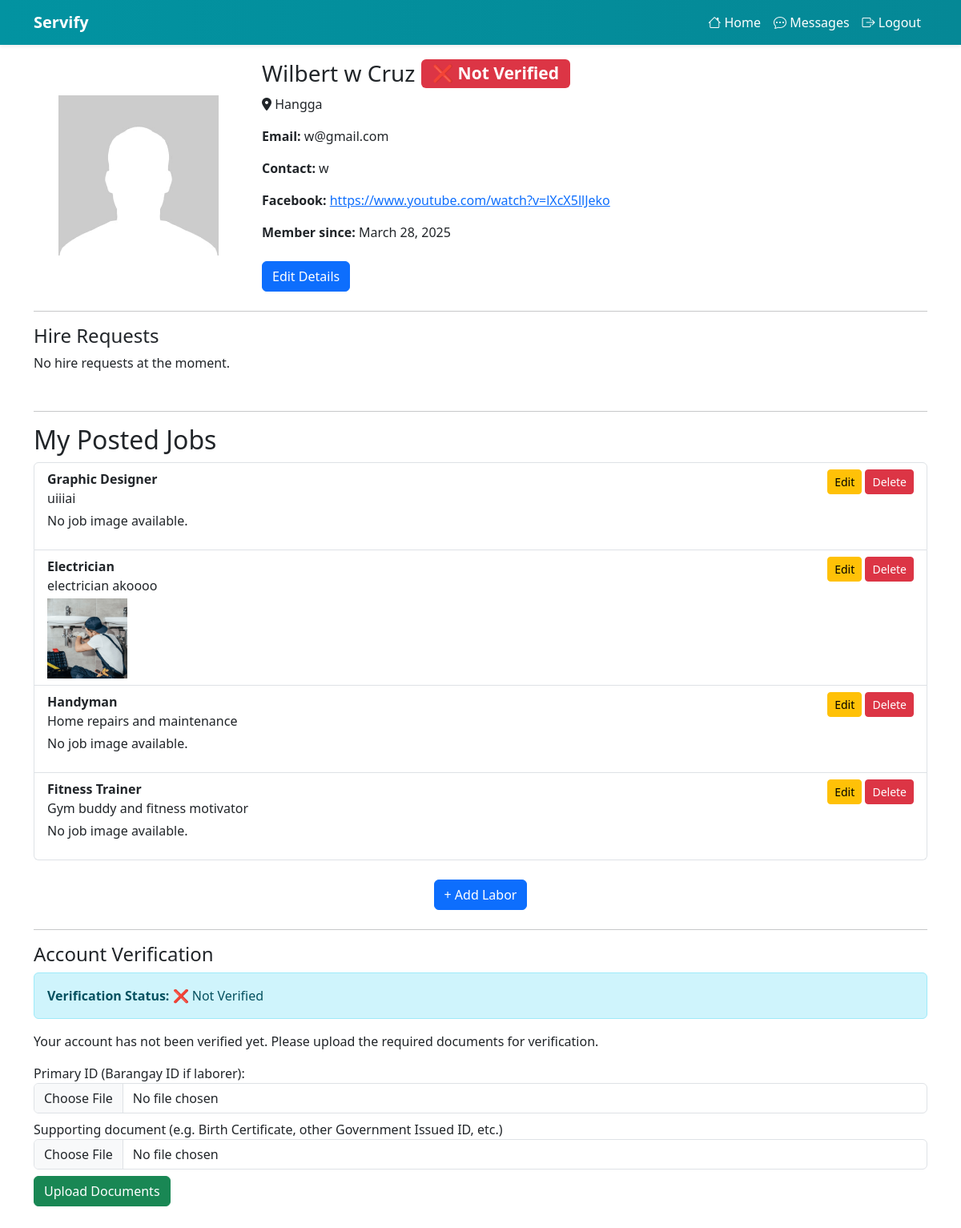
The app's page /servify/view/profile.php (signed in) with its own data.
### tables this page shows
CREATE TABLE `users` (
  `user_id` int(11) NOT NULL,
  `firstname` varchar(255) NOT NULL,
  `middlename` varchar(255) NOT NULL,
  `lastname` varchar(255) NOT NULL,
  `fb_link` varchar(255) NOT NULL,
  `location` varchar(100) NOT NULL,
  `date_created` date NOT NULL,
  `email` varchar(255) NOT NULL,
  `password` varchar(255) NOT NULL,
  `contact` varchar(255) NOT NULL,
  `role` varchar(255) NOT NULL,
  `rating` int(11) NOT NULL,
  `credit_score` int(11) NOT NULL,
  `is_verified` tinyint(1) NOT NULL DEFAULT 0,
  `profile_picture` varchar(255) NOT NULL
);

CREATE TABLE `user_jobs` (
  `user_job_id` int(11) NOT NULL,
  `user_id` int(10) UNSIGNED NOT NULL,
  `job_id` int(10) UNSIGNED NOT NULL,
  `job_description` varchar(255) NOT NULL,
  `job_image` varchar(255) NOT NULL
);

CREATE TABLE `jobs` (
  `job_id` int(11) NOT NULL,
  `job_name` varchar(255) NOT NULL,
  `job_description` varchar(255) NOT NULL,
  `job_image` varchar(255) DEFAULT NULL
);

### servify/controls/hire_functions.php (called while the page is built, shortened)
<?php
function getHiresForUser($conn, $user_id, $role = 'laborer') {
    if ($role === 'laborer') {
        $sql = "SELECT h.*,
                       u.firstname AS employer_firstname,
                       u.middlename AS employer_middlename,
                       u.lastname AS employer_lastname
                FROM hires h
                JOIN users u ON h.employer_id = u.user_id
                WHERE h.laborer_id = ?
                ORDER BY h.created_at DESC";
    }
    $stmt = $conn->prepare($sql);
    $stmt->bind_param("i", $user_id);
    $stmt->execute();
    return $stmt->get_result();
}
?>

### servify/view/profile.php (the view, shortened to what this page needs)
<?php
include '../controls/connection.php';
include '../controls/hire_functions.php';
$user_id = $_SESSION['user_id'];
$is_logged_in = isset($_SESSION['user_id']);
$sql = "SELECT firstname, middlename, lastname, fb_link, email, location, date_created, contact,
               COALESCE(is_verified, 0) AS is_verified, profile_picture, role
        FROM users
        WHERE user_id = ?";
$stmt = $conn->prepare($sql);
$stmt->bind_param("i", $user_id);
$stmt->execute();
$result = $stmt->get_result();
if ($result->num_rows > 0) {
    $row = $result->fetch_assoc();
} else {
    echo "User details not found.";
    exit();
}
$job_sql = "SELECT jobs.job_id, jobs.job_name, user_jobs.job_description, user_jobs.job_image
            FROM jobs
            INNER JOIN user_jobs ON jobs.job_id = user_jobs.job_id
            WHERE user_jobs.user_id = ?";
$job_stmt = $conn->prepare($job_sql);
$job_stmt->bind_param("i", $user_id);
$job_stmt->execute();
$job_result = $job_stmt->get_result();
$hire_requests = getHiresForUser($conn, $user_id, 'laborer');
?>
<!DOCTYPE html>
<html lang="en">
<head>
  <link rel="stylesheet" href="../styles/view_profile.css">
  <link rel="stylesheet" href="https://cdnjs.cloudflare.com/ajax/libs/font-awesome/6.5.1/css/all.min.css">
  <link rel="stylesheet" href="https://cdn.jsdelivr.net/npm/bootstrap-icons@1.11.3/font/bootstrap-icons.min.css">
  <link rel="stylesheet" href="https://cdn.jsdelivr.net/npm/bootstrap@5.3.3/dist/css/bootstrap.min.css">
</head>
<body>
  <nav class="navbar navbar-expand-lg fixed-top bg-white shadow-sm">
    <div class="container">
      <a class="navbar-brand" href="../view/index.php">Servify</a>
      <div class="collapse navbar-collapse justify-content-end" id="navbarNav">
        <ul class="navbar-nav">
          <?php if ($is_logged_in): ?>
            <li class="nav-item">
              <a class="nav-link" href="../view/index.php"><i class="bi bi-house"></i> Home</a>
            </li>
            <li class="nav-item">
              <a class="nav-link" href="../view/messages.php"><i class="bi bi-chat-dots"></i> Messages</a>
            </li>
            <li class="nav-item">
              <a class="nav-link" href="../controls/logout.php"><i class="bi bi-box-arrow-right"></i> Logout</a>
            </li>
          <?php else: ?>
            <li class="nav-item"><a class="nav-link" href="../view/signup.php">Sign Up</a></li>
            <li class="nav-item"><a class="nav-link">|</a></li>
            <li class="nav-item"><a class="nav-link" href="../view/login.php">Login</a></li>
          <?php endif; ?>
        </ul>
      </div>
    </div>
  </nav>
  <div class="container mt-2 pt-2">
    <div class="row align-items-center mb-4 mt-5">
      <div class="col-md-3 text-center">
        <img src="../<?php echo htmlspecialchars($row['profile_picture']) ?: 'uploads/profile_pics/default.jpg'; ?>" alt="Profile Picture" class="img-fluid" style="width: 200px; height: 200px; object-fit: cover;">
      </div>
      <div class="col-md-9">
        <h3 class="d-flex align-items-center gap-2">
          <?php echo htmlspecialchars($row['firstname'] . ' ' . $row['middlename'] . ' ' . $row['lastname']); ?>
          <?php if ($row['is_verified']): ?>
            <span class="badge bg-success">✅ Verified</span>
          <?php else: ?>
            <span class="badge bg-danger">❌ Not Verified</span>
          <?php endif; ?>
        </h3>
        <p><i class="fas fa-map-marker-alt"></i> <?php echo htmlspecialchars($row['location']); ?></p>
        <p><strong>Email: </strong> <?php echo htmlspecialchars($row['email']); ?></p>
        <p><strong>Contact: </strong> <?php echo htmlspecialchars($row['contact']); ?></p>
        <p><strong>Facebook: </strong> <a href="<?php echo htmlspecialchars($row['fb_link']); ?>" target="_blank"><?php echo htmlspecialchars($row['fb_link']);?></a></p>
        <p><strong>Member since: </strong> <?php echo date('F j, Y', strtotime($row['date_created'])); ?></p>
        <button onclick="toggleEditForm()" class="btn btn-primary mt-2">Edit Details</button>
      </div>
    </div>
    <?php if ($row['role'] === 'laborer'): ?>
      <hr>
      <div class="hire-requests mb-5">
        <h4>Hire Requests</h4>
        <?php if ($hire_requests->num_rows > 0): ?>
          <ul class="list-group">
            <?php while ($hire = $hire_requests->fetch_assoc()): ?>
              <li class="list-group-item d-flex justify-content-between align-items-center flex-column flex-md-row">
                <div>
                  <strong>From: <?php echo htmlspecialchars($hire['employer_firstname'] . ' ' . $hire['employer_middlename'] . ' ' . $hire['employer_lastname']); ?></strong><br>
                  <strong>Message:</strong> <?php echo htmlspecialchars($hire['message']); ?><br>
                  <strong>Location:</strong> <?php echo htmlspecialchars($hire['meeting_location']); ?><br>
                  <strong>Status:</strong> <?php echo ucfirst($hire['status']); ?>
                </div>
                <?php if ($hire['status'] === 'pending'): ?>
                  <div class="mt-2 mt-md-0">
                    <form action="" method="POST" class="d-inline">
                      <input type="hidden" name="hire_id" value="<?php echo $hire['id']; ?>">
                      <input type="hidden" name="action" value="accepted">
                      <button type="submit" name="respond_hire" class="btn btn-success btn-sm">Accept</button>
                    </form>
                    <form action="" method="POST" class="d-inline">
                      <input type="hidden" name="hire_id" value="<?php echo $hire['id']; ?>">
                      <input type="hidden" name="action" value="declined">
                      <button type="submit" name="respond_hire" class="btn btn-danger btn-sm">Decline</button>
                    </form>
                  </div>
                <?php endif; ?>
              </li>
            <?php endwhile; ?>
          </ul>
        <?php else: ?>
          <p>No hire requests at the moment.</p>
        <?php endif; ?>
      </div>
    <?php endif; ?>
    <?php if ($row['role'] === 'laborer'): ?>
      <hr>
      <div class="job-container mb-4">
        <h2>My Posted Jobs</h2>
        <?php if ($job_result->num_rows > 0): ?>
          <ul class="list-group">
            <?php while ($job = $job_result->fetch_assoc()): ?>
              <li class="list-group-item d-flex justify-content-between align-items-start flex-column flex-md-row">
                <div>
                  <strong><?php echo htmlspecialchars($job['job_name']); ?></strong>
                  <p class="mb-1"><?php echo htmlspecialchars($job['job_description']); ?></p>
                  <?php if (!empty($job['job_image'])): ?>
                    <img src="http://localhost/servify/uploads/<?php echo htmlspecialchars($job['job_image']); ?>" alt="Job Image" class="img-fluid" style="width: 100px; height: 100px; object-fit: cover;">
                  <?php else: ?>
                    <p>No job image available.</p>
                  <?php endif; ?>
                </div>
                <div>
                  <form action="edit_labor.php" method="POST" class="d-inline">
                    <button type="submit" class="btn btn-warning btn-sm">Edit</button>
                  </form>
                  <form action="delete_labor.php" method="POST" class="d-inline">
                    <button type="submit" class="btn btn-danger btn-sm" onclick="return confirm('Are you sure you want to delete this job?');">Delete</button>
                  </form>
                </div>
              </li>
            <?php endwhile; ?>
          </ul>
        <?php else: ?>
          <p>No jobs posted yet.</p>
        <?php endif; ?>
      </div>
      <div class="text-center mb-4">
        <form action="add_labor.php" method="POST">
          <button type="submit" class="btn btn-primary">+ Add Labor</button>
        </form>
      </div>
    <?php endif; ?>
    <hr>
    <div class="verification-container mb-5">
      <h4>Account Verification</h4>
      <div class="alert alert-info">
        <strong>Verification Status:</strong>
        <?php echo ($row['is_verified'] == 1) ? '✅ Verified' : '❌ Not Verified'; ?>
      </div>
      <?php if ($row['is_verified'] == 0): ?>
        <p>Your account has not been verified yet. Please upload the required documents for verification.</p>
        <form action="../controls/user/upload_verification.php" method="POST" enctype="multipart/form-data">
          <label for="id_proof">Primary ID (Barangay ID if laborer):</label>
          <input type="file" name="id_proof" id="id_proof" class="form-control mb-2" required>
          <label for="supporting_doc">Supporting document (e.g. Birth Certificate, other Government Issued ID, etc.)</label>
          <input type="file" name="supporting_doc" id="supporting_doc" class="form-control mb-2" required>
          <button type="submit" class="btn btn-success">Upload Documents</button>
        </form>
      <?php endif; ?>
    </div>
  </div>
</body>
</html>

### servify/styles/view_profile.css (style rules this page uses)
:root { --c-body: #727272; --c-brand: #0293a1; --box-shaddow: 0px 15px 25px rgba(0,0,0,0.08); --transition: all 0.5s ease ; }
body { font-family: ; line-height: 1.7; color: var(--c-body); padding-top: 50px; }
.nav-link { text-decoration: none; color: #fff !important; transition: var(--transition); }
.navbar { box-shadow: var(--box-shaddow); background-image: linear-gradient(to left, #058896, #0293a1); }
.navbar-brand { font-weight: bold; color: #fff !important; }

### servify/view/profile.php (style rules this page uses)
body { padding-top: 10px; }

### records on screen
users: firstname+middlename+lastname "Wilbert w Cruz", location "Hangga", email "w@gmail.com", contact "w", fb_link "https://www.youtube.com/watch?v=lXcX5llJeko", date_created "March 28, 2025"
user_jobs: job.job_name "Graphic Designer", job_description "uiiiai", job_image "No job image available."
user_jobs: job.job_name "Electrician", job_description "electrician akoooo", job_image (picture)
user_jobs: job.job_name "Handyman", job_description "Home repairs and maintenance", job_image "No job image available."
user_jobs: job.job_name "Fitness Trainer", job_description "Gym buddy and fitness motivator", job_image "No job image available."
